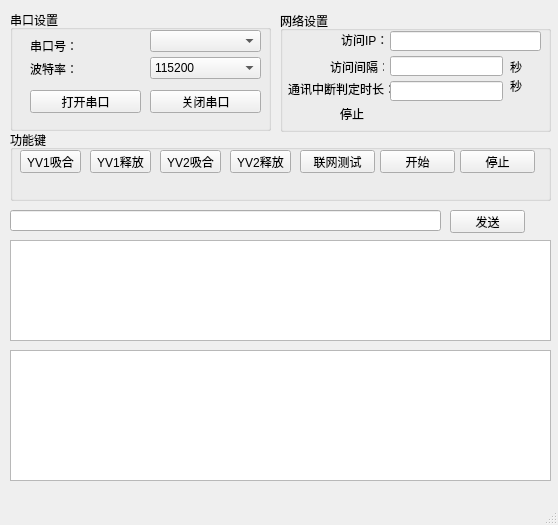
<?xml version="1.0" encoding="UTF-8"?>
<ui version="4.0">
 <class>MainWindow</class>
 <widget class="QMainWindow" name="MainWindow">
  <property name="geometry">
   <rect>
    <x>0</x>
    <y>0</y>
    <width>558</width>
    <height>525</height>
   </rect>
  </property>
  <property name="windowTitle">
   <string>MainWindow</string>
  </property>
  <property name="layoutDirection">
   <enum>Qt::LeftToRight</enum>
  </property>
  <widget class="QWidget" name="centralWidget">
   <widget class="QGroupBox" name="groupBox">
    <property name="geometry">
     <rect>
      <x>10</x>
      <y>10</y>
      <width>261</width>
      <height>121</height>
     </rect>
    </property>
    <property name="title">
     <string>串口设置</string>
    </property>
    <widget class="QLabel" name="label">
     <property name="geometry">
      <rect>
       <x>20</x>
       <y>30</y>
       <width>54</width>
       <height>12</height>
      </rect>
     </property>
     <property name="text">
      <string>串口号：</string>
     </property>
    </widget>
    <widget class="QLabel" name="label_2">
     <property name="geometry">
      <rect>
       <x>20</x>
       <y>53</y>
       <width>54</width>
       <height>12</height>
      </rect>
     </property>
     <property name="text">
      <string>波特率：</string>
     </property>
    </widget>
    <widget class="QPushButton" name="pushButton_open_com">
     <property name="geometry">
      <rect>
       <x>20</x>
       <y>80</y>
       <width>111</width>
       <height>23</height>
      </rect>
     </property>
     <property name="text">
      <string>打开串口</string>
     </property>
    </widget>
    <widget class="QPushButton" name="pushButton_close_com">
     <property name="geometry">
      <rect>
       <x>140</x>
       <y>80</y>
       <width>111</width>
       <height>23</height>
      </rect>
     </property>
     <property name="text">
      <string>关闭串口</string>
     </property>
    </widget>
    <widget class="QComboBox" name="comboBox_com_num">
     <property name="geometry">
      <rect>
       <x>140</x>
       <y>20</y>
       <width>111</width>
       <height>22</height>
      </rect>
     </property>
    </widget>
    <widget class="QComboBox" name="comboBox_band">
     <property name="geometry">
      <rect>
       <x>140</x>
       <y>47</y>
       <width>111</width>
       <height>22</height>
      </rect>
     </property>
     <item>
      <property name="text">
       <string>115200</string>
      </property>
     </item>
     <item>
      <property name="text">
       <string>57600</string>
      </property>
     </item>
     <item>
      <property name="text">
       <string>38400</string>
      </property>
     </item>
     <item>
      <property name="text">
       <string>19200</string>
      </property>
     </item>
     <item>
      <property name="text">
       <string>9600</string>
      </property>
     </item>
    </widget>
   </widget>
   <widget class="QGroupBox" name="groupBox_2">
    <property name="geometry">
     <rect>
      <x>280</x>
      <y>11</y>
      <width>271</width>
      <height>121</height>
     </rect>
    </property>
    <property name="title">
     <string>网络设置</string>
    </property>
    <widget class="QLabel" name="label_3">
     <property name="geometry">
      <rect>
       <x>61</x>
       <y>21</y>
       <width>51</width>
       <height>16</height>
      </rect>
     </property>
     <property name="text">
      <string>访问IP：</string>
     </property>
    </widget>
    <widget class="QLineEdit" name="lineEdit_IP">
     <property name="geometry">
      <rect>
       <x>110</x>
       <y>20</y>
       <width>151</width>
       <height>20</height>
      </rect>
     </property>
     <property name="layoutDirection">
      <enum>Qt::LeftToRight</enum>
     </property>
     <property name="text">
      <string/>
     </property>
     <property name="alignment">
      <set>Qt::AlignRight|Qt::AlignTrailing|Qt::AlignVCenter</set>
     </property>
    </widget>
    <widget class="QLabel" name="label_4">
     <property name="geometry">
      <rect>
       <x>50</x>
       <y>50</y>
       <width>54</width>
       <height>12</height>
      </rect>
     </property>
     <property name="text">
      <string>访问间隔：</string>
     </property>
    </widget>
    <widget class="QLabel" name="label_5">
     <property name="geometry">
      <rect>
       <x>230</x>
       <y>50</y>
       <width>54</width>
       <height>12</height>
      </rect>
     </property>
     <property name="text">
      <string>秒</string>
     </property>
    </widget>
    <widget class="QLabel" name="label_6">
     <property name="geometry">
      <rect>
       <x>8</x>
       <y>68</y>
       <width>111</width>
       <height>20</height>
      </rect>
     </property>
     <property name="text">
      <string>通讯中断判定时长：</string>
     </property>
    </widget>
    <widget class="QLabel" name="label_7">
     <property name="geometry">
      <rect>
       <x>230</x>
       <y>65</y>
       <width>21</width>
       <height>20</height>
      </rect>
     </property>
     <property name="text">
      <string>秒</string>
     </property>
    </widget>
    <widget class="QLineEdit" name="lineEdit_interval_time">
     <property name="geometry">
      <rect>
       <x>110</x>
       <y>45</y>
       <width>113</width>
       <height>20</height>
      </rect>
     </property>
     <property name="alignment">
      <set>Qt::AlignRight|Qt::AlignTrailing|Qt::AlignVCenter</set>
     </property>
    </widget>
    <widget class="QLineEdit" name="lineEdit_disconnect_time">
     <property name="geometry">
      <rect>
       <x>110</x>
       <y>70</y>
       <width>113</width>
       <height>20</height>
      </rect>
     </property>
     <property name="alignment">
      <set>Qt::AlignRight|Qt::AlignTrailing|Qt::AlignVCenter</set>
     </property>
    </widget>
    <widget class="QWidget" name="widget_switch" native="true">
     <property name="geometry">
      <rect>
       <x>110</x>
       <y>94</y>
       <width>61</width>
       <height>21</height>
      </rect>
     </property>
    </widget>
    <widget class="QLabel" name="label_net_set_status">
     <property name="geometry">
      <rect>
       <x>60</x>
       <y>93</y>
       <width>41</width>
       <height>20</height>
      </rect>
     </property>
     <property name="text">
      <string>停止</string>
     </property>
    </widget>
   </widget>
   <widget class="QTextEdit" name="textEdit_reveive_data">
    <property name="geometry">
     <rect>
      <x>10</x>
      <y>350</y>
      <width>541</width>
      <height>131</height>
     </rect>
    </property>
   </widget>
   <widget class="QTextEdit" name="textEdit_tx">
    <property name="geometry">
     <rect>
      <x>10</x>
      <y>240</y>
      <width>541</width>
      <height>101</height>
     </rect>
    </property>
   </widget>
   <widget class="QLineEdit" name="lineEdit_send_data">
    <property name="geometry">
     <rect>
      <x>10</x>
      <y>210</y>
      <width>431</width>
      <height>21</height>
     </rect>
    </property>
    <property name="text">
     <string/>
    </property>
   </widget>
   <widget class="QPushButton" name="pushButton_send">
    <property name="geometry">
     <rect>
      <x>450</x>
      <y>210</y>
      <width>75</width>
      <height>23</height>
     </rect>
    </property>
    <property name="text">
     <string>发送</string>
    </property>
   </widget>
   <widget class="QGroupBox" name="groupBox_3">
    <property name="geometry">
     <rect>
      <x>10</x>
      <y>130</y>
      <width>541</width>
      <height>71</height>
     </rect>
    </property>
    <property name="title">
     <string>功能键</string>
    </property>
    <widget class="QPushButton" name="pushButton_YV1_close">
     <property name="geometry">
      <rect>
       <x>10</x>
       <y>20</y>
       <width>61</width>
       <height>23</height>
      </rect>
     </property>
     <property name="text">
      <string>YV1吸合</string>
     </property>
    </widget>
    <widget class="QPushButton" name="pushButton_YV1_open">
     <property name="geometry">
      <rect>
       <x>80</x>
       <y>20</y>
       <width>61</width>
       <height>23</height>
      </rect>
     </property>
     <property name="text">
      <string>YV1释放</string>
     </property>
    </widget>
    <widget class="QPushButton" name="pushButton_YV2_close">
     <property name="geometry">
      <rect>
       <x>150</x>
       <y>20</y>
       <width>61</width>
       <height>23</height>
      </rect>
     </property>
     <property name="text">
      <string>YV2吸合</string>
     </property>
    </widget>
    <widget class="QPushButton" name="pushButton_YV2_open">
     <property name="geometry">
      <rect>
       <x>220</x>
       <y>20</y>
       <width>61</width>
       <height>23</height>
      </rect>
     </property>
     <property name="text">
      <string>YV2释放</string>
     </property>
    </widget>
    <widget class="QPushButton" name="pushButton_testConnect">
     <property name="geometry">
      <rect>
       <x>290</x>
       <y>20</y>
       <width>75</width>
       <height>23</height>
      </rect>
     </property>
     <property name="text">
      <string>联网测试</string>
     </property>
    </widget>
    <widget class="QPushButton" name="pushButton_start">
     <property name="geometry">
      <rect>
       <x>370</x>
       <y>20</y>
       <width>75</width>
       <height>23</height>
      </rect>
     </property>
     <property name="text">
      <string>开始</string>
     </property>
    </widget>
    <widget class="QPushButton" name="pushButton_stop">
     <property name="geometry">
      <rect>
       <x>450</x>
       <y>20</y>
       <width>75</width>
       <height>23</height>
      </rect>
     </property>
     <property name="text">
      <string>停止</string>
     </property>
    </widget>
   </widget>
  </widget>
  <widget class="QStatusBar" name="statusBar"/>
  <widget class="QMenuBar" name="menuBar">
   <property name="geometry">
    <rect>
     <x>0</x>
     <y>0</y>
     <width>558</width>
     <height>23</height>
    </rect>
   </property>
  </widget>
 </widget>
 <layoutdefault spacing="6" margin="11"/>
 <resources/>
 <connections/>
</ui>
